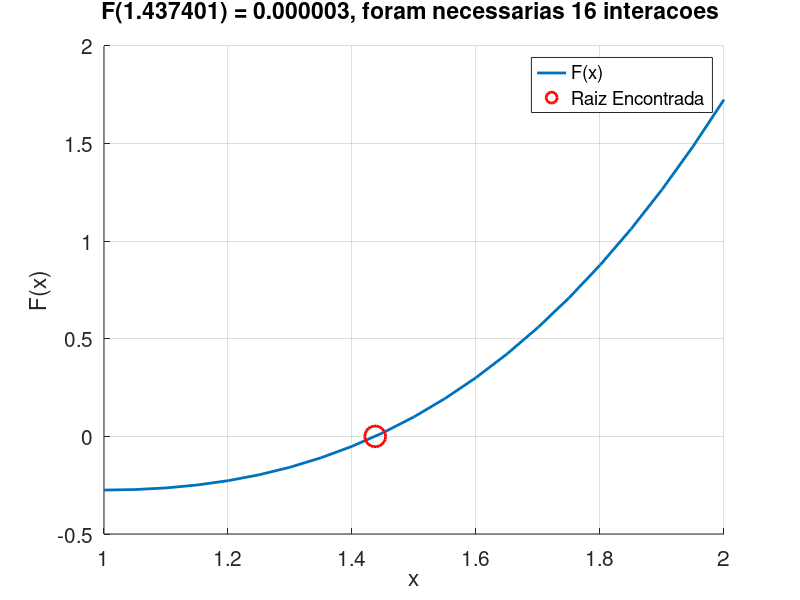
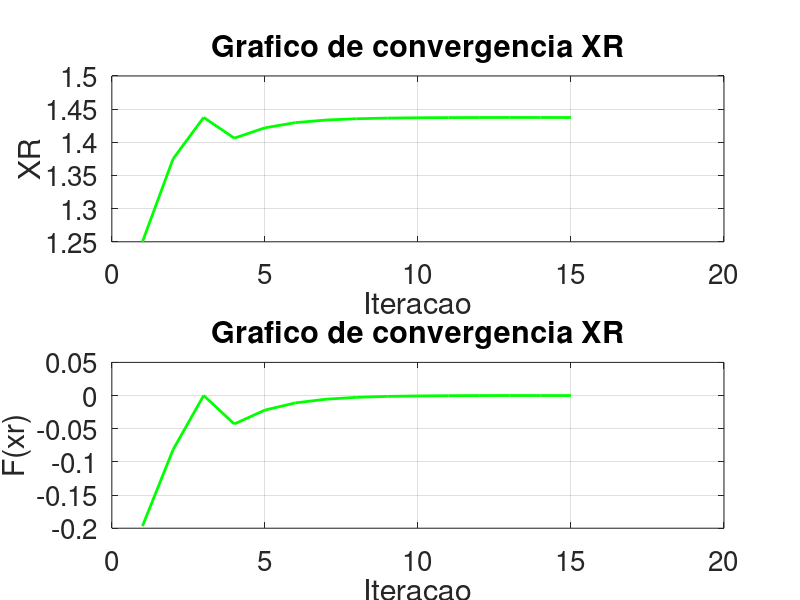

These figures' MATLAB source, in order:
function lista1()
  xl = 1;
  xu = 1.5;
  imax = 100;
  tol = 1e-5;
  xold = inf;

  x = 1.0:0.05:2.0;
  y = zeros(size(x));

  bisseccao(xl, xu, imax, tol, xold);
endfunction

function bisseccao(xl, xu, imax, tol, xold)
  x = 1.0:0.05:2.0;
  y = zeros(size(x));
  X = zeros(20,1);
  FX = zeros(20,1);

  cont = 1;
  for value = x;
    y(cont) = funcao(value);
    cont++;
  endfor

  for iter = 1:imax;
    xr = (xl + xu) / 2;

    teste = funcao(xl) * funcao(xr);

    if (teste < 0)
      xu = xr;
    elseif (teste > 0)
      xl = xr;
    else
      break;
    endif

    grafico(x, y, xr, iter)
    X(iter) = xr;
    FX(iter) = funcao(xr);

    if abs(xr - xold) < tol
      break;
    endif
    xold = xr;

  endfor
  graficosConvergencia(X, FX, iter);
endfunction

function y = funcao(x)
 y = (x^3) - (2*(x^2)) + x - 0.275;
endfunction

function grafico(x, y, xr, i)

 figure(1);
 clf;
 grid('on');
 hold('on');

  p1 = plot(x, y, 'linewidth', 2);
  p2 = plot(xr, funcao(xr), 'linewidth', 2, 'or', 'markersize', 15);

  hold('off');

  set(gca, 'fontsize', 15);
  xlabel('x');


  ylabel('F(x)');
  title(sprintf('F(%.6f) = %.6f, foram necessarias %d interacoes \n', xr, funcao(xr), i));
  legend([p1, p2], {'F(x)', 'Raiz Encontrada'}, 'location', 'northeast');
  pause(0.10);

endfunction



function graficosConvergencia(X, FX, iter)
  figure(2);
  clf;

  subplot(2,1,1);
  p3 = plot(1:(iter - 1), X(1:(iter - 1)), 'linewidth', 2, 'g');
  set(gca, 'fontsize', 20);
  grid('on');
  title('Grafico de convergencia XR');
  ylabel('XR');
  xlabel('Iteracao');

  subplot(2,1,2);
  p4 = plot(1:(iter - 1), FX(1:(iter - 1)), 'linewidth', 2, 'g');
  set(gca, 'fontsize', 20);
  grid('on');
  title('Grafico de convergencia XR');
  ylabel('F(xr)');
  xlabel('Iteracao');
end

